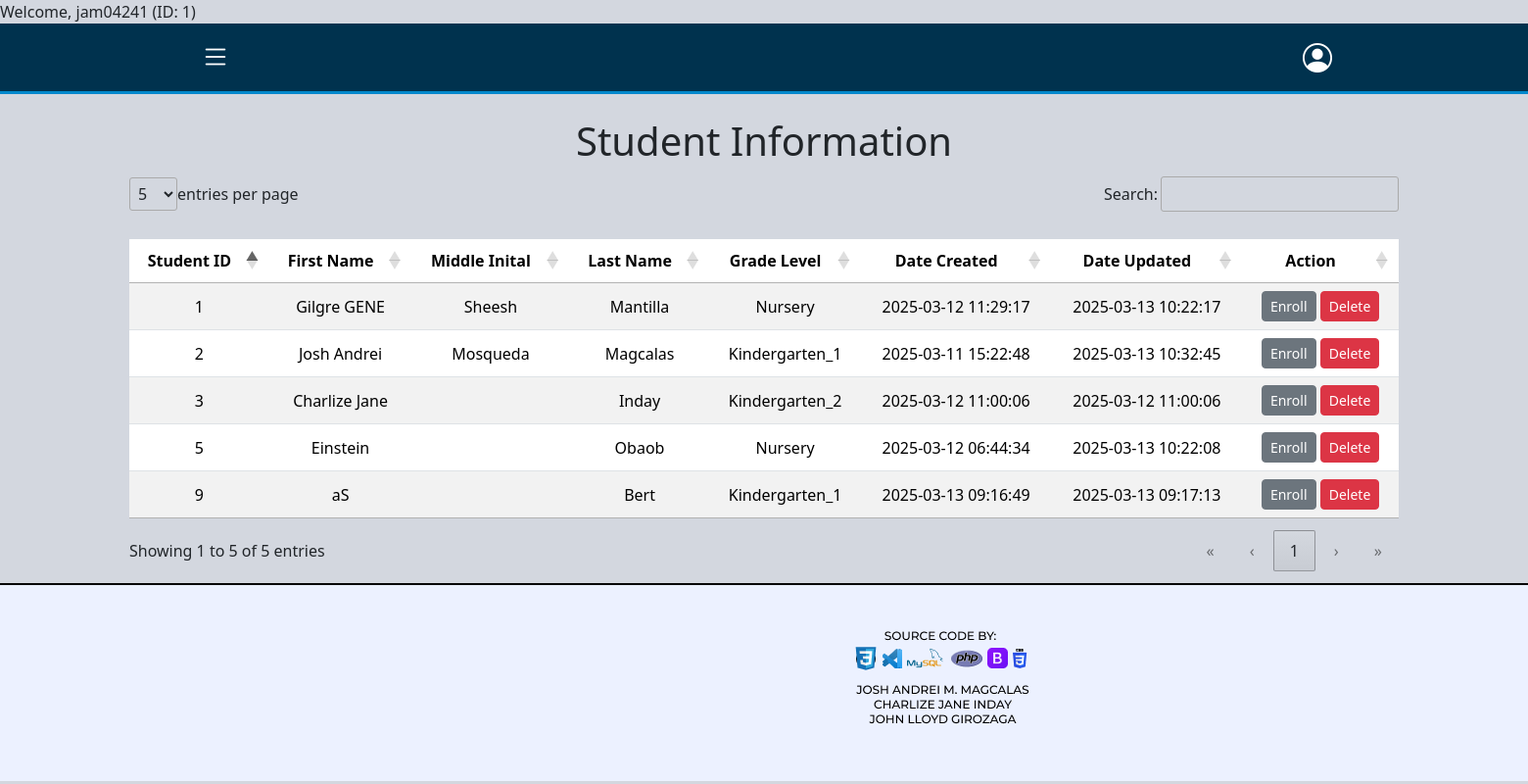
The app's page /website/student-enrollment.php (signed in) with its own data.
### tables this page shows
CREATE TABLE `tbl_student_info` (
  `student_id` int(11) NOT NULL,
  `enroll_category` enum('Nursery','Kindergarten_1','Kindergarten_2') DEFAULT NULL,
  `schoolyear` varchar(10) DEFAULT NULL,
  `last_name` varchar(50) NOT NULL,
  `first_name` varchar(100) NOT NULL,
  `middle_name` varchar(50) DEFAULT NULL,
  `street` text NOT NULL,
  `city` varchar(50) DEFAULT NULL,
  `zip_code` int(4) NOT NULL,
  `birthdate` date NOT NULL,
  `sex` enum('Male','Female') NOT NULL,
  `parent1` varchar(50) DEFAULT NULL,
  `parent1_contact` int(12) DEFAULT NULL,
  `parent2` varchar(50) DEFAULT NULL,
  `parent2_contact` int(12) DEFAULT NULL,
  `emergency_fullname` varchar(50) NOT NULL,
  `emergency_relationship` enum('mother','father','guardian','others') NOT NULL,
  `emergency_address` text NOT NULL,
  `emergency_contact_no` int(12) NOT NULL,
  `created_by` int(11) DEFAULT NULL,
  `date_created` timestamp NOT NULL DEFAULT current_timestamp(),
  `updated_by` int(11) DEFAULT NULL,
  `date_updated` timestamp NOT NULL DEFAULT current_timestamp(),
  `isactive` tinyint(1) NOT NULL
);

### website/student-enrollment.php (the view, shortened to what this page needs)
<?php
include "../database/dbconnect.php";
try {
    $sql = "	SELECT
                    student_id,
                    first_name,
                    middle_name,
                    last_name,
                    enroll_category,
                    date_created,
                    date_updated
                FROM
                    tbl_student_info
                WHERE
                    isactive = 1;";
    $result = $conn->query($sql);
} catch (Exception $e) {
    echo "Error: " . $e->getMessage();
}
?>
<!DOCTYPE html>
<html lang="en">
<head>
    <link rel="stylesheet" href="/bootstrap/css/bootstrap.css">
    <link rel="stylesheet" href="/DataTables/datatables.min.css">
    <link href="https://cdn.jsdelivr.net/npm/bootstrap@5.3.2/dist/css/bootstrap.min.css" rel="stylesheet">
    <link href="https://cdn.jsdelivr.net/npm/bootstrap-icons/font/bootstrap-icons.css" rel="stylesheet">
    <link rel="stylesheet" href="https://cdnjs.cloudflare.com/ajax/libs/font-awesome/6.7.2/css/all.min.css">
    <link rel="stylesheet" href="../DataTables/datatables.css">
    <link rel="stylesheet" href="https://cdn.datatables.net/1.13.6/css/jquery.dataTables.min.css">
</head>
<body>
    <?php include"../Layouts/navbar.php"?>
    <div class="container mt-4">
        <h1 class="text-center">Student Information</h1>
            <table id="student-information" class="table table-striped mt-3">
                <thead>
                    <tr>
                        <th>Student ID</th>
                        <th>First Name</th>
                        <th>Middle Inital</th>
                        <th>Last Name</th>
                        <th>Grade Level</th>
                        <th>Date Created</th>
                        <th>Date Updated</th>
                        <th>Action</th>
                    </tr>
                </thead>
                <tbody>
                    <?php if(isset($result) && $result->num_rows > 0): ?>
                        <?php while($row = $result->fetch_assoc()): ?>
                        <tr>
                            <td> <?=$row['student_id']?> </td>
                            <td> <?=$row['first_name']?> </td>
                            <td> <?=$row['middle_name']?> </td>
                            <td> <?=$row['last_name']?> </td>
                            <td> <?=$row['enroll_category']?> </td>
                            <td> <?=$row['date_created']?> </td>
                            <td> <?=$row['date_updated']?> </td>
                            <td>
                                <a class="btn btn-secondary btn-sm edit-btn" href="add-enrollment-form.php?student_id=<?= htmlspecialchars($row['student_id']); ?>">
                                    Enroll
                                </a>
                                <form action="../database/db_delete_student.php" method="POST" onsubmit="return confirm('Are you sure you want to delete this student?');" class="d-inline">
                                    <button type="submit" class="btn btn-danger btn-sm" >Delete</button>
                                </form>
                            </td>
                        </tr>
                        <?php endwhile; ?>
                    <?php else: ?>
                        <tr>
                            <td colspan="7" class="text-center">No students available</td>
                        </tr>
                    <?php endif; ?>
                </tbody>
            </table>
    </div>
    <div class="footer">
        <img src="../images/FOOTER.png" alt="Footer" class="footer-img">
    </div>
</body>
</html>

### DataTables/datatables.css (style rules this page uses)
:root { --dt-row-selected: 13, 110, 253; --dt-row-selected-text: 255, 255, 255; --dt-row-selected-link: 9, 10, 11; --dt-row-stripe: 0, 0, 0; --dt-row-hover: 0, 0, 0; --dt-column-ordering: 0, 0, 0; --dt-html-background: white; }
table.dataTable thead > tr > th.dt-orderable-asc, table.dataTable thead > tr > th.dt-orderable-desc, table.dataTable thead > tr > th.dt-ordering-asc, table.dataTable thead > tr > th.dt-ordering-desc, table.dataTable thead > tr > td.dt-orderable-asc, table.dataTable thead > tr > td.dt-orderable-desc, table.dataTable thead > tr > td.dt-ordering-asc, table.dataTable thead > tr > td.dt-ordering-desc { position: relative; padding-right: 30px; }
table.dataTable thead > tr > th.dt-orderable-asc, table.dataTable thead > tr > th.dt-orderable-desc, table.dataTable thead > tr > td.dt-orderable-asc, table.dataTable thead > tr > td.dt-orderable-desc { cursor: pointer; }
table.dataTable th, table.dataTable td { box-sizing: border-box; }
table.dataTable th.dt-type-numeric, table.dataTable th.dt-type-date, table.dataTable td.dt-type-numeric, table.dataTable td.dt-type-date { text-align: right; }
table.dataTable thead th, table.dataTable thead td, table.dataTable tfoot th, table.dataTable tfoot td { text-align: left; }
:root { --dt-row-hover-alpha: 0.035; --dt-row-stripe-alpha: 0.023; --dt-column-ordering-alpha: 0.019; --dt-row-selected-stripe-alpha: 0.923; --dt-row-selected-column-ordering-alpha: 0.919; }
table.dataTable { width: 100%; margin: 0 auto; border-spacing: 0; }
table.dataTable thead th, table.dataTable tfoot th { font-weight: bold; }
table.dataTable > thead > tr > th, table.dataTable > thead > tr > td { padding: 10px; border-bottom: 1px solid rgba(0, 0, 0, 0.3); }
table.dataTable > tbody > tr { background-color: transparent; }
table.dataTable > tbody > tr:first-child > * { border-top: none; }
table.dataTable > tbody > tr:last-child > * { border-bottom: none; }
table.dataTable > tbody > tr > th, table.dataTable > tbody > tr > td { padding: 8px 10px; }
div.dt-container div.dt-layout-full > *:only-child { margin-left: auto; margin-right: auto; }
div.dt-container.dt-empty-footer tbody > tr:last-child > * { border-bottom: 1px solid rgba(0, 0, 0, 0.3); }

### Layouts/navbar.php (style rules this page uses)
body { background-color: #d3d7df; margin: 0; padding: 0; }

### website/student-enrollment.php (style rules this page uses)
#student-information th, #student-missing-information th { text-align: center; }
#student-information td, #student-missing-information td { text-align: center; vertical-align: middle; }

### records on screen
tbl_student_info: student_id "1", first_name "Gilgre GENE", middle_name "Sheesh", last_name "Mantilla", enroll_category "Nursery", date_created "2025-03-12 11:29:17", date_updated "2025-03-13 10:22:17"
tbl_student_info: student_id "2", first_name "Josh Andrei", middle_name "Mosqueda", last_name "Magcalas", enroll_category "Kindergarten_1", date_created "2025-03-11 15:22:48", date_updated "2025-03-13 10:32:45"
tbl_student_info: student_id "3", first_name "Charlize Jane", last_name "Inday", enroll_category "Kindergarten_2", date_created "2025-03-12 11:00:06", date_updated "2025-03-12 11:00:06"
tbl_student_info: student_id "5", first_name "Einstein", last_name "Obaob", enroll_category "Nursery", date_created "2025-03-12 06:44:34", date_updated "2025-03-13 10:22:08"
tbl_student_info: student_id "9", first_name "aS", last_name "Bert", enroll_category "Kindergarten_1", date_created "2025-03-13 09:16:49", date_updated "2025-03-13 09:17:13"

### other values on screen
$_SESSION["username"] "jam04241"
$_SESSION["employee_id"] "1"
